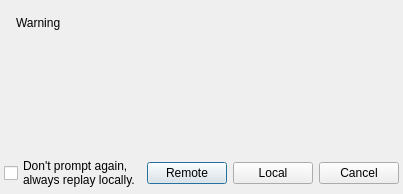
<?xml version="1.0" encoding="UTF-8"?>
<ui version="4.0">
 <class>SuggestRemoteDialog</class>
 <widget class="QDialog" name="SuggestRemoteDialog">
  <property name="geometry">
   <rect>
    <x>0</x>
    <y>0</y>
    <width>389</width>
    <height>191</height>
   </rect>
  </property>
  <property name="windowTitle">
   <string>Choose Remote Host?</string>
  </property>
  <layout class="QVBoxLayout" name="verticalLayout">
   <property name="spacing">
    <number>0</number>
   </property>
   <property name="leftMargin">
    <number>0</number>
   </property>
   <property name="topMargin">
    <number>0</number>
   </property>
   <property name="rightMargin">
    <number>0</number>
   </property>
   <property name="bottomMargin">
    <number>0</number>
   </property>
   <item>
    <widget class="QFrame" name="topFrame">
     <property name="frameShape">
      <enum>QFrame::NoFrame</enum>
     </property>
     <property name="frameShadow">
      <enum>QFrame::Plain</enum>
     </property>
     <layout class="QHBoxLayout" name="horizontalLayout_2">
      <property name="leftMargin">
       <number>16</number>
      </property>
      <property name="topMargin">
       <number>16</number>
      </property>
      <property name="rightMargin">
       <number>16</number>
      </property>
      <property name="bottomMargin">
       <number>16</number>
      </property>
      <item>
       <widget class="QLabel" name="warning">
        <property name="sizePolicy">
         <sizepolicy hsizetype="Expanding" vsizetype="Expanding">
          <horstretch>0</horstretch>
          <verstretch>0</verstretch>
         </sizepolicy>
        </property>
        <property name="minimumSize">
         <size>
          <width>0</width>
          <height>120</height>
         </size>
        </property>
        <property name="text">
         <string>Warning</string>
        </property>
        <property name="alignment">
         <set>Qt::AlignLeading|Qt::AlignLeft|Qt::AlignTop</set>
        </property>
       </widget>
      </item>
     </layout>
    </widget>
   </item>
   <item>
    <widget class="QFrame" name="bottomFrame">
     <property name="frameShape">
      <enum>QFrame::NoFrame</enum>
     </property>
     <property name="frameShadow">
      <enum>QFrame::Plain</enum>
     </property>
     <layout class="QHBoxLayout" name="horizontalLayout">
      <property name="leftMargin">
       <number>4</number>
      </property>
      <property name="topMargin">
       <number>4</number>
      </property>
      <property name="rightMargin">
       <number>4</number>
      </property>
      <property name="bottomMargin">
       <number>4</number>
      </property>
      <item>
       <widget class="QCheckBox" name="alwaysLocal">
        <property name="text">
         <string>Don't prompt again,
always replay locally.</string>
        </property>
       </widget>
      </item>
      <item>
       <spacer name="horizontalSpacer">
        <property name="orientation">
         <enum>Qt::Horizontal</enum>
        </property>
        <property name="sizeHint" stdset="0">
         <size>
          <width>127</width>
          <height>20</height>
         </size>
        </property>
       </spacer>
      </item>
      <item>
       <widget class="QPushButton" name="remote">
        <property name="text">
         <string>Remote</string>
        </property>
       </widget>
      </item>
      <item>
       <widget class="QPushButton" name="local">
        <property name="text">
         <string>Local</string>
        </property>
       </widget>
      </item>
      <item>
       <widget class="QPushButton" name="cancel">
        <property name="text">
         <string>Cancel</string>
        </property>
       </widget>
      </item>
     </layout>
    </widget>
   </item>
  </layout>
 </widget>
 <resources/>
 <connections/>
</ui>
